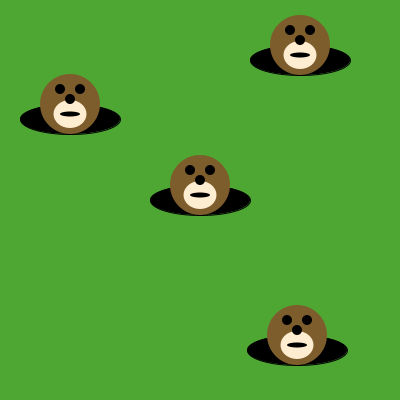
Frame 1 (no input)
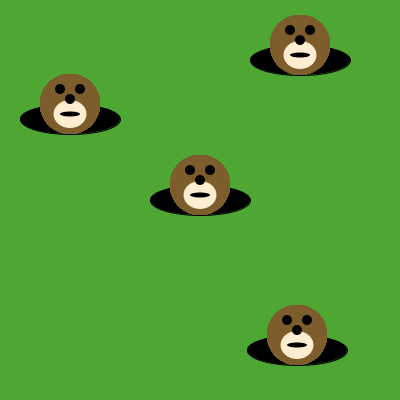
Frame 60 (the mouse pressed at the canvas centre just before this capture)
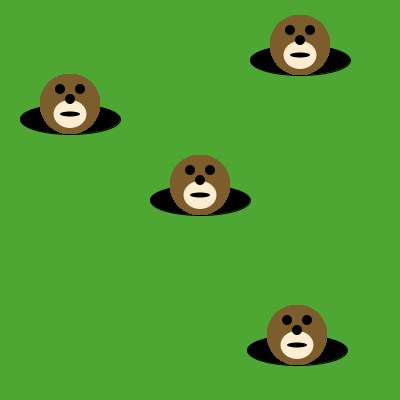
Frame 120 (the mouse held since frame 60 and released just before this capture)

The Processing sketch that drew these frames (run headless with seeded random() and noise(); from frame 60 on, the mouse is pressed at the canvas centre):

// Processing sketch: moles_in_holes
// ── moles_in_holes.pde
/**
 * @fileoverview Goal: Put the moles in their holes!
 */
 
final int MOLE_Y_OFFSET = 15;
 
void draw() {

/* Use the method below to put moles in the holes. */
  drawMole(200, 200 - MOLE_Y_OFFSET);
  drawMole(70, 119 - MOLE_Y_OFFSET);
  drawMole(300, 60 - MOLE_Y_OFFSET);
  drawMole(297, 350 - MOLE_Y_OFFSET);
}

void drawMole(int moleX, int moleY) {
     noStroke();
     fill(125, 93, 43);
     ellipse(moleX, moleY, 60, 60); // face
     fill(255, 237, 209);
     ellipse(moleX, moleY+10, 33, 28); 
     fill(0, 0, 0);
     ellipse(moleX-10, moleY-15, 10, 10); // eyes
     ellipse(moleX+10, moleY-15, 10, 10);
     ellipse(moleX, moleY-5, 10, 10); // nose
     ellipse(moleX, moleY+10, 20, 5); // mouth
}

void setup() {
     size(400, 400);
     background(78, 166, 51); // green grass
     fill(0, 0, 0);
     ellipse(200, 200, 100, 30); // holes!
     ellipse(70, 119, 100, 30);
     ellipse(300, 60, 100, 30);
     ellipse(297, 350, 100, 30);
}
